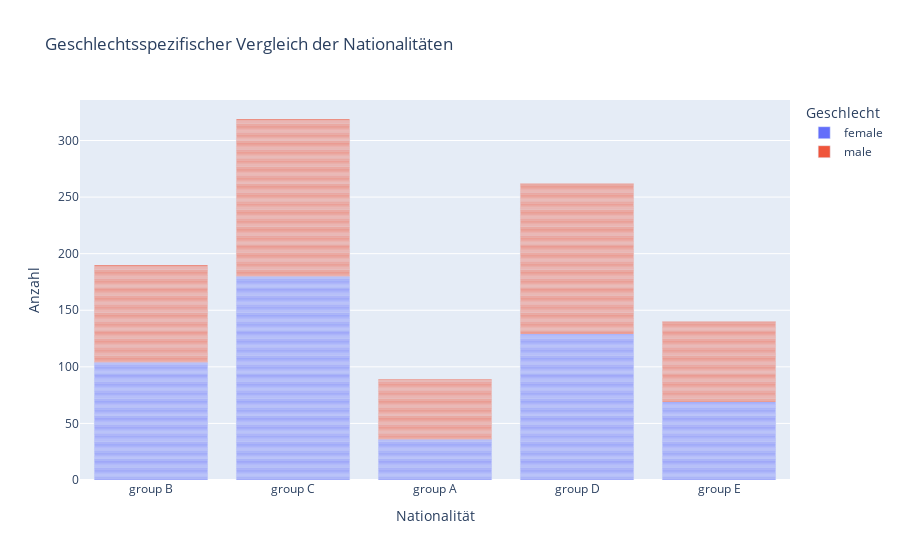

Notebook cell for this chart:
### Markdown cell above
Vergleich von Daten mit 2 Variablen (männlich und weiblich) per Item. es sollte ein Balkendiagramm verwendet werden.

### Code cell
import plotly.express as px
fig = px.bar(df, x='race/ethnicity', color="gender", title="Geschlechtsspezifischer Vergleich der Nationalitäten",
            labels={
                     "race/ethnicity": "Nationalität",
                     "gender": "Geschlecht",
                     "count": "Anzahl"
                 }
            )
fig.show()

### Figure 1 — Plotly figure (JSON) as saved in the notebook; plotly's stock layout.template omitted (floating-point values rounded to 4 significant figures; data arrays with more than 128 entries replaced by an {"elided": "..."} marker saying what was removed)
{"data": [{"alignmentgroup": "True", "hovertemplate": "Geschlecht=female<br>Nationalität=%{x}<br>Anzahl=%{y}<extra></extra>", "legendgroup": "female", "marker": {"color": "#636efa", "pattern": {"shape": ""}}, "name": "female", "offsetgroup": "female", "orientation": "v", "showlegend": true, "textposition": "auto", "type": "bar", "x": {"elided": "518 str values"}, "xaxis": "x", "y": {"elided": "518 int values"}, "yaxis": "y"}, {"alignmentgroup": "True", "hovertemplate": "Geschlecht=male<br>Nationalität=%{x}<br>Anzahl=%{y}<extra></extra>", "legendgroup": "male", "marker": {"color": "#EF553B", "pattern": {"shape": ""}}, "name": "male", "offsetgroup": "male", "orientation": "v", "showlegend": true, "textposition": "auto", "type": "bar", "x": {"elided": "482 str values"}, "xaxis": "x", "y": {"elided": "482 int values"}, "yaxis": "y"}], "layout": {"barmode": "relative", "legend": {"title": {"text": "Geschlecht"}, "tracegroupgap": 0}, "title": {"text": "Geschlechtsspezifischer Vergleich der Nationalitäten"}, "xaxis": {"anchor": "y", "domain": [0, 1], "title": {"text": "Nationalität"}}, "yaxis": {"anchor": "x", "domain": [0, 1], "title": {"text": "Anzahl"}}}}
